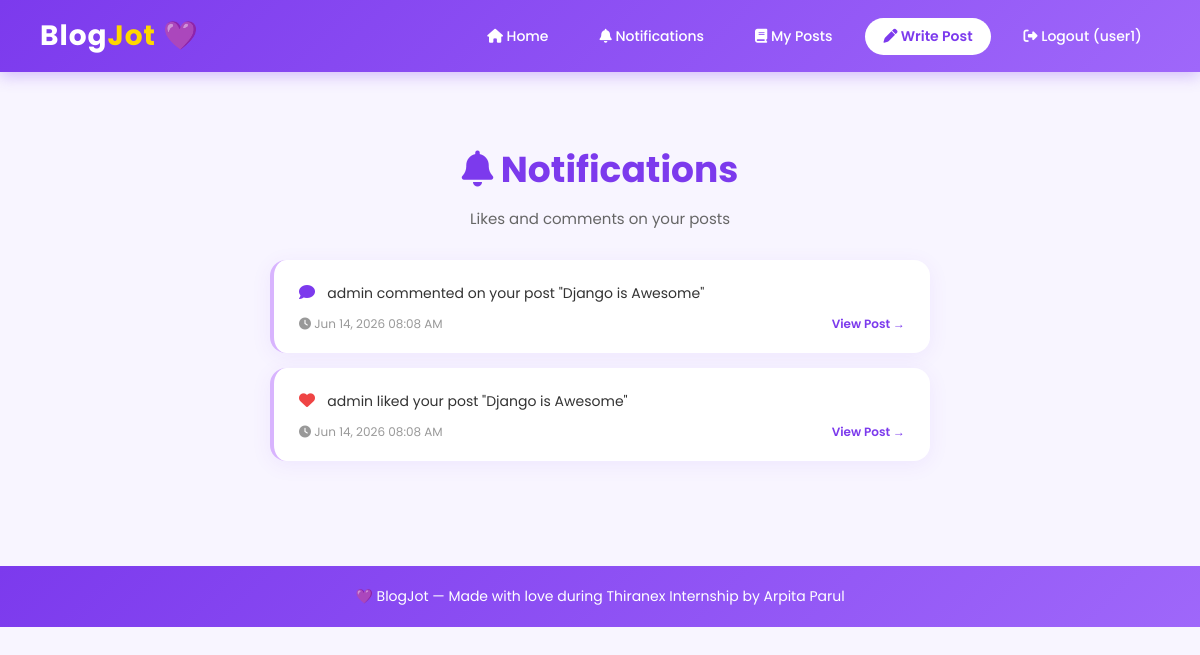
The app's page /notifications/ (signed in) with its own data.
### blog/models.py (models this page shows, shortened)
class Notification(models.Model):
    NOTIF_TYPES = (
        ('comment', 'Comment'),
        ('like', 'Like'),
    )
    user = models.ForeignKey(User, on_delete=models.CASCADE, related_name='notifications')
    sender = models.ForeignKey(User, on_delete=models.CASCADE, related_name='sent_notifications')
    notif_type = models.CharField(max_length=10, choices=NOTIF_TYPES)
    message = models.CharField(max_length=255)
    is_read = models.BooleanField(default=False)
    created_at = models.DateTimeField(default=timezone.now)
    post = models.ForeignKey(Post, on_delete=models.CASCADE, null=True, blank=True)
    class Meta:
        ordering = ['-created_at']

### blog/views.py (the view)
# urls.py: path('notifications/', views.notifications, name='notifications'),
@login_required
def notifications(request):
    notifs = Notification.objects.filter(user=request.user)
    notifs.filter(is_read=False).update(is_read=True)
    return render(request, 'blog/notifications.html', {'notifications': notifs})

### blogjot/context_processors.py (called while the page is built)
def notifications_count(request):
    if request.user.is_authenticated:
        unread_count = request.user.notifications.filter(is_read=False).count()
        return {'unread_count': unread_count}
    return {'unread_count': 0}

### templates/blog/notifications.html (shortened to what this page needs)
{% extends 'blog/base.html' %}
{% block content %}
<div class="container" style="max-width:700px;">
    <div style="text-align:center; padding:40px 0 30px;">
        <h1 style="font-size:36px; font-weight:700; color:#7c3aed;">
            <i class="fas fa-bell"></i> Notifications
        </h1>
        <p style="color:#666; font-size:15px; margin-top:10px;">Likes and comments on your posts</p>
    </div>
    {% if notifications %}
        {% for notif in notifications %}
        <div class="card" style="padding:20px 25px; margin-bottom:15px; border-left:4px solid {% if notif.is_read %}#d8b4fe{% else %}#7c3aed{% endif %};">
            <div style="display:flex; justify-content:space-between; align-items:center; flex-wrap:wrap; gap:10px;">
                <div>
                    {% if notif.notif_type == 'like' %}
                    <i class="fas fa-heart" style="color:#ef4444; margin-right:8px;"></i>
                    {% else %}
                    <i class="fas fa-comment" style="color:#7c3aed; margin-right:8px;"></i>
                    {% endif %}
                    <span style="font-size:14px; color:#333;">{{ notif.message }}</span>
                </div>
            </div>
            <div style="display:flex; justify-content:space-between; margin-top:10px; align-items:center;">
                <span style="font-size:12px; color:#999;"><i class="fas fa-clock"></i> {{ notif.created_at|date:"M d, Y h:i A" }}</span>
                {% if notif.post %}
                <a href="{% url 'post_detail' notif.post.slug %}" style="font-size:12px; color:#7c3aed; font-weight:600; text-decoration:none;">View Post →</a>
                {% endif %}
            </div>
        </div>
        {% endfor %}
    {% endif %}
</div>
{% endblock %}

### templates/blog/base.html (shortened to what this page needs)
<!DOCTYPE html>
<html lang="en">
<head>
    <link href="https://cdnjs.cloudflare.com/ajax/libs/font-awesome/6.4.0/css/all.min.css" rel="stylesheet">
</head>
<body>
    <nav class="navbar">
        <a href="{% url 'home' %}" class="logo">Blog<span>Jot</span> 💜</a>
        <div class="nav-links">
            <a href="{% url 'home' %}"><i class="fas fa-home"></i> Home</a>
            {% if user.is_authenticated %}
                <a href="{% url 'notifications' %}">
                    <i class="fas fa-bell"></i> Notifications
                </a>
                <a href="{% url 'my_posts' %}"><i class="fas fa-book"></i> My Posts</a>
                <a href="{% url 'post_create' %}" class="btn-write"><i class="fas fa-pen"></i> Write Post</a>
                <a href="{% url 'logout' %}"><i class="fas fa-sign-out-alt"></i> Logout ({{ user.username }})</a>
            {% else %}
                <a href="{% url 'login' %}"><i class="fas fa-sign-in-alt"></i> Login</a>
                <a href="{% url 'register' %}" class="btn-write"><i class="fas fa-user-plus"></i> Register</a>
            {% endif %}
        </div>
    </nav>
    {% block content %}{% endblock %}
    <footer class="footer">
        <p>💜 BlogJot — Made with love during Thiranex Internship by Arpita Parul</p>
    </footer>
</body>
</html>

### templates/blog/base.html (style rules this page uses)
* { margin: 0; padding: 0; box-sizing: border-box; }
body { font-family: 'Poppins', sans-serif; background: #f8f5ff; color: #333; }
.navbar { background: linear-gradient(135deg, #7c3aed, #9f67fa); padding: 15px 40px; display: flex; justify-content: space-between; align-items: center; box-shadow: 0 4px 15px rgba(124,58,237,0.3); position: sticky; top: 0; z-index: 100; }
.navbar .logo { font-size: 28px; font-weight: 700; color: white; text-decoration: none; letter-spacing: 1px; }
.navbar .logo span { color: #ffd700; }
.nav-links { display: flex; gap: 15px; align-items: center; }
.nav-links a { color: white; text-decoration: none; font-size: 14px; font-weight: 500; padding: 8px 18px; border-radius: 25px; transition: all 0.3s; }
.nav-links .btn-write { background: white; color: #7c3aed; font-weight: 600; }
.container { max-width: 1200px; margin: 0 auto; padding: 30px 20px; }
.card { background: white; border-radius: 16px; box-shadow: 0 4px 20px rgba(124,58,237,0.08); overflow: hidden; transition: transform 0.3s, box-shadow 0.3s; }
.footer { background: linear-gradient(135deg, #7c3aed, #9f67fa); color: white; text-align: center; padding: 20px; margin-top: 60px; font-size: 14px; }

### records on screen
Notification: notif_type "comment" (drawn), message "admin commented on your post \"Django is Awesome\"", created_at "Jun 14, 2026 08:08 AM", shows "View Post →"
Notification: notif_type "like" (drawn), message "admin liked your post \"Django is Awesome\"", created_at "Jun 14, 2026 08:08 AM", shows "View Post →"

### other values on screen
{{ user.username }} "user1"
